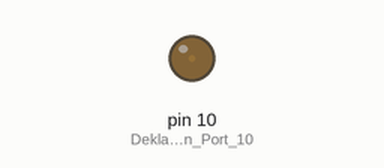
A sketch run on a simulated Arduino Uno, built with avr-gcc and run on an emulated ATmega328P. Shown: output pins drawn as LEDs (lit = HIGH).

Above: at 0.05 s.
At 1.15 s:
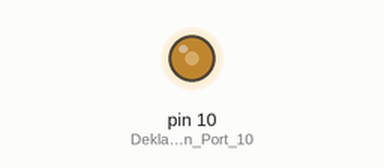
At 2.3 s:
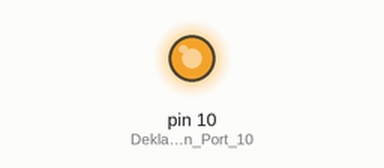
At 4.55 s:
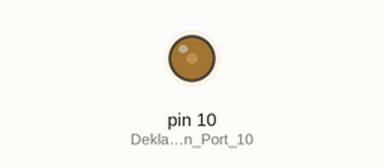
Timing chart, 0 to 6.6 s (numbered marks = the images above):
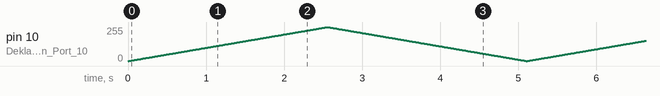

The sketch:

Blink-Beispiel05.ino
```cpp
/*
  Arduino Blink Beispiel 05
  LEDs an den Ports 10 und 11, PWM Stufen schwellen
  FabLab Bayreuth Arduino Day 2018 JTL
*/


// Die setup Funktion wird nur einmal beim Start des Programmes ausgeführt
// z.B. wenn der RESET Taster gedrückt wurde oder das Board eingeschatet wurde

void setup() {
  pinMode(10, OUTPUT);    // Deklariere den Port 10, an dem die erste
                          // LED angeschlossen ist, als Ausgang
}


// In der loop Funktion werden alle Anweisungen fortlaufend in einer endlosen Schleife wiederholt.

void loop() {
  // Dimme die erste LED von 0 auf 255
  for (int i=0; i<255; i++){
  analogWrite(10, i); // Schalte die erste LED auf den aktuellen Wert von i
  delay(10); // Verzögere um 10 ms
  }

  // Dimme die erste LED von 255 auf 0
  for (int x=255; x>0; x--){
  analogWrite(10, x); // Schalte die erste LED auf den aktuellen Wert von x
  delay(10); // Verzögere um 10 ms
  }
}
```
